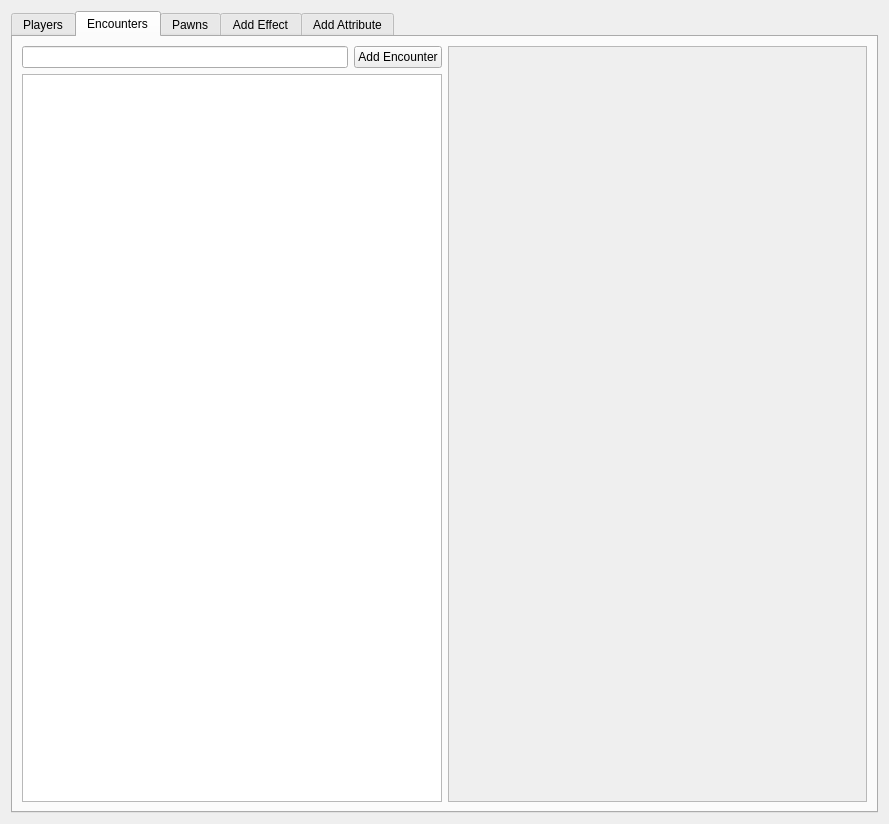
<?xml version="1.0" encoding="UTF-8"?>
<ui version="4.0">
 <class>Editor</class>
 <widget class="QDialog" name="Editor">
  <property name="geometry">
   <rect>
    <x>0</x>
    <y>0</y>
    <width>889</width>
    <height>824</height>
   </rect>
  </property>
  <property name="windowTitle">
   <string>Effect Editor</string>
  </property>
  <layout class="QVBoxLayout" name="verticalLayout_4">
   <item>
    <widget class="QTabWidget" name="tabWidget">
     <property name="currentIndex">
      <number>1</number>
     </property>
     <widget class="QWidget" name="PlayerPage">
      <attribute name="title">
       <string>Players</string>
      </attribute>
      <layout class="QHBoxLayout" name="horizontalLayout_Player">
       <item>
        <layout class="QVBoxLayout" name="verticalLayout_PlayerLeft">
         <item>
          <layout class="QHBoxLayout" name="horizontalLayout_PlayerHead">
           <item>
            <widget class="QLineEdit" name="PlayerLine"/>
           </item>
           <item>
            <widget class="QPushButton" name="PlayerButton">
             <property name="text">
              <string>Add Player</string>
             </property>
            </widget>
           </item>
          </layout>
         </item>
         <item>
          <widget class="QListWidget" name="PlayerList"/>
         </item>
        </layout>
       </item>
       <item>
        <layout class="QVBoxLayout" name="verticalLayout_PlayerRight">
         <item>
          <widget class="QScrollArea" name="PlayerDetails">
           <property name="widgetResizable">
            <bool>true</bool>
           </property>
           <widget class="QWidget" name="PlayerDetailsBody">
            <property name="geometry">
             <rect>
              <x>0</x>
              <y>0</y>
              <width>417</width>
              <height>756</height>
             </rect>
            </property>
            <layout class="QVBoxLayout" name="verticalLayout_PlayerBody"/>
           </widget>
          </widget>
         </item>
        </layout>
       </item>
      </layout>
     </widget>
     <widget class="QWidget" name="EncounterPage">
      <attribute name="title">
       <string>Encounters</string>
      </attribute>
      <layout class="QHBoxLayout" name="horizontalLayout_Encounter">
       <item>
        <layout class="QVBoxLayout" name="verticalLayout_EncounterLeft">
         <item>
          <layout class="QHBoxLayout" name="horizontalLayout_EncounterHead">
           <item>
            <widget class="QLineEdit" name="EncounterLine"/>
           </item>
           <item>
            <widget class="QPushButton" name="EncounterButton">
             <property name="text">
              <string>Add Encounter</string>
             </property>
            </widget>
           </item>
          </layout>
         </item>
         <item>
          <widget class="QListWidget" name="EncounterList"/>
         </item>
        </layout>
       </item>
       <item>
        <layout class="QVBoxLayout" name="verticalLayout_EncounterRight">
         <item>
          <widget class="QScrollArea" name="EncounterDetails">
           <property name="widgetResizable">
            <bool>true</bool>
           </property>
           <widget class="QWidget" name="EncounterDetailsBody">
            <property name="geometry">
             <rect>
              <x>0</x>
              <y>0</y>
              <width>417</width>
              <height>756</height>
             </rect>
            </property>
            <layout class="QVBoxLayout" name="verticalLayout_EncounterBody"/>
           </widget>
          </widget>
         </item>
        </layout>
       </item>
      </layout>
     </widget>
     <widget class="QWidget" name="PawnPage">
      <attribute name="title">
       <string>Pawns</string>
      </attribute>
      <layout class="QHBoxLayout" name="horizontalLayout_Pawn">
       <item>
        <layout class="QVBoxLayout" name="verticalLayout_PawnLeft">
         <item>
          <layout class="QHBoxLayout" name="horizontalLayout_PawnHead">
           <item>
            <widget class="QLineEdit" name="PawnLine"/>
           </item>
           <item>
            <widget class="QPushButton" name="PawnButton">
             <property name="text">
              <string>Add Pawn</string>
             </property>
            </widget>
           </item>
          </layout>
         </item>
         <item>
          <widget class="QListWidget" name="PawnList"/>
         </item>
        </layout>
       </item>
       <item>
        <layout class="QVBoxLayout" name="verticalLayout_PawnRight">
         <item>
          <widget class="QScrollArea" name="PawnDetails">
           <property name="widgetResizable">
            <bool>true</bool>
           </property>
           <widget class="QWidget" name="PawnDetailsBody">
            <property name="geometry">
             <rect>
              <x>0</x>
              <y>0</y>
              <width>417</width>
              <height>756</height>
             </rect>
            </property>
            <layout class="QVBoxLayout" name="verticalLayout_PawnBody"/>
           </widget>
          </widget>
         </item>
        </layout>
       </item>
      </layout>
     </widget>
     <widget class="QWidget" name="Effect">
      <attribute name="title">
       <string>Add Effect</string>
      </attribute>
      <layout class="QHBoxLayout" name="horizontalLayout">
       <item>
        <layout class="QVBoxLayout" name="verticalLayout_3">
         <item>
          <layout class="QHBoxLayout" name="horizontalLayout_2">
           <item>
            <widget class="QLineEdit" name="EffectLine"/>
           </item>
           <item>
            <widget class="QPushButton" name="EffectButton">
             <property name="text">
              <string>Add Effect</string>
             </property>
            </widget>
           </item>
          </layout>
         </item>
         <item>
          <widget class="QListWidget" name="EffectList"/>
         </item>
        </layout>
       </item>
       <item>
        <layout class="QVBoxLayout" name="verticalLayout">
         <item>
          <widget class="QScrollArea" name="EffectDetails">
           <property name="widgetResizable">
            <bool>true</bool>
           </property>
           <widget class="QWidget" name="EffectDetailsBody">
            <property name="geometry">
             <rect>
              <x>0</x>
              <y>0</y>
              <width>417</width>
              <height>756</height>
             </rect>
            </property>
            <property name="maximumSize">
             <size>
              <width>16777215</width>
              <height>16777215</height>
             </size>
            </property>
            <layout class="QVBoxLayout" name="verticalLayout_2"/>
           </widget>
          </widget>
         </item>
        </layout>
       </item>
      </layout>
     </widget>
     <widget class="QWidget" name="AttributePage">
      <attribute name="title">
       <string>Add Attribute</string>
      </attribute>
      <layout class="QHBoxLayout" name="horizontalLayout_5">
       <item>
        <layout class="QVBoxLayout" name="AttributeFull">
         <item>
          <layout class="QHBoxLayout" name="AttributeHead">
           <item>
            <widget class="QLineEdit" name="AttributeLine"/>
           </item>
           <item>
            <widget class="QPushButton" name="ComittAttribute">
             <property name="text">
              <string>Add Attribute</string>
             </property>
            </widget>
           </item>
          </layout>
         </item>
         <item>
          <widget class="QListWidget" name="AttributeList">
           <property name="isWrapping" stdset="0">
            <bool>true</bool>
           </property>
          </widget>
         </item>
        </layout>
       </item>
      </layout>
     </widget>
    </widget>
   </item>
  </layout>
 </widget>
 <resources/>
 <connections/>
</ui>
